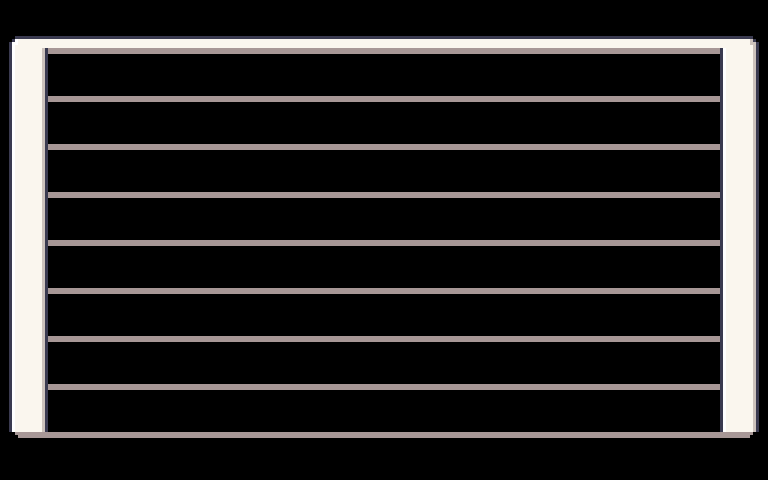

Below is a game level as drawn by its tile map, then a one-line description and the .tmx file that defines it, in full:
An orthogonal 16x10 tile map with 48x48 px tiles, 2 tile layers (Background, Decoration), 7 tilesets and 12 objects.

<map version="1.10" tiledversion="1.12.2" orientation="orthogonal" renderorder="right-down" width="16" height="10" tilewidth="48" tileheight="48" infinite="0" nextlayerid="5" nextobjectid="14">
 <tileset firstgid="1" source="Interiors_free_48x48.tsx" />
 <tileset firstgid="1425" source="Room_Builder_free_48x48.tsx" />
 <tileset firstgid="1816" source="Tileset_48x48_1.tsx" />
 <tileset firstgid="1916" source="Tileset_48x48_2.tsx" />
 <tileset firstgid="2016" source="Tileset_48x48_3.tsx" />
 <tileset firstgid="2116" source="Tileset_48x48_9.tsx" />
 <tileset firstgid="2216" source="Tileset_48x48_16.tsx" />
 <layer id="1" name="Background" width="16" height="10">
  <data encoding="csv">
81,82,82,82,82,82,82,82,82,82,82,82,82,82,82,83,
113,114,114,114,114,114,114,114,114,114,114,114,114,114,114,115,
113,114,114,114,114,114,114,114,114,114,114,114,114,114,114,115,
113,114,114,114,114,114,114,114,114,114,114,114,114,114,114,115,
113,114,114,114,114,114,114,114,114,114,114,114,114,114,114,115,
113,114,114,114,114,114,114,114,114,114,114,114,114,114,114,115,
113,114,114,114,114,114,114,114,114,114,114,114,114,114,114,115,
113,114,114,114,114,114,114,114,114,114,114,114,114,114,114,115,
113,114,114,114,114,114,114,114,114,114,114,114,114,114,114,115,
145,146,146,146,146,146,146,146,146,146,146,146,146,146,146,147
</data>
 </layer>
 <layer id="2" name="Decoration" width="16" height="10">
  <data encoding="csv">
0,0,0,0,0,0,0,0,0,0,0,0,0,0,0,0,
0,0,0,0,0,0,0,0,0,0,0,0,0,0,0,0,
0,0,0,0,0,0,0,0,0,0,0,0,0,0,0,0,
0,0,0,0,0,0,0,0,0,0,0,0,0,0,0,0,
0,0,0,0,0,0,0,0,0,0,0,0,0,0,0,0,
0,0,0,0,0,0,0,0,0,0,0,0,0,0,0,0,
0,0,0,0,0,0,0,0,0,0,0,0,0,0,0,0,
0,0,0,0,0,0,0,0,0,0,0,0,0,0,0,0,
0,0,0,0,0,0,0,0,0,0,0,0,0,0,0,0,
0,0,0,0,0,0,0,0,0,0,0,0,0,0,0,0
</data>
 </layer>
 <objectgroup id="3" name="Spawns">
  <properties>
   <property name="desc" value="在此放置玩家和敌人的出生点" />
  </properties>
  <object id="1" x="96" y="144" width="48" height="48" />
  <object id="2" x="96" y="192" width="48" height="48" />
  <object id="3" x="96" y="240" width="48" height="48" />
  <object id="4" x="144" y="144" width="48" height="48" />
  <object id="5" x="144" y="192" width="48" height="48" />
  <object id="6" x="144" y="240" width="48" height="48" />
  <object id="7" x="624" y="144" width="48" height="48" />
  <object id="8" x="624" y="192" width="48" height="48" />
  <object id="9" x="624" y="240" width="48" height="48" />
  <object id="10" x="672" y="144" width="48" height="48" />
  <object id="11" x="672" y="192" width="48" height="48" />
  <object id="12" x="672" y="240" width="48" height="48" />
 </objectgroup>
 <objectgroup id="4" name="Collisions">
  <properties>
   <property name="desc" value="在此绘制碰撞盒" />
  </properties>
 </objectgroup>
</map>
